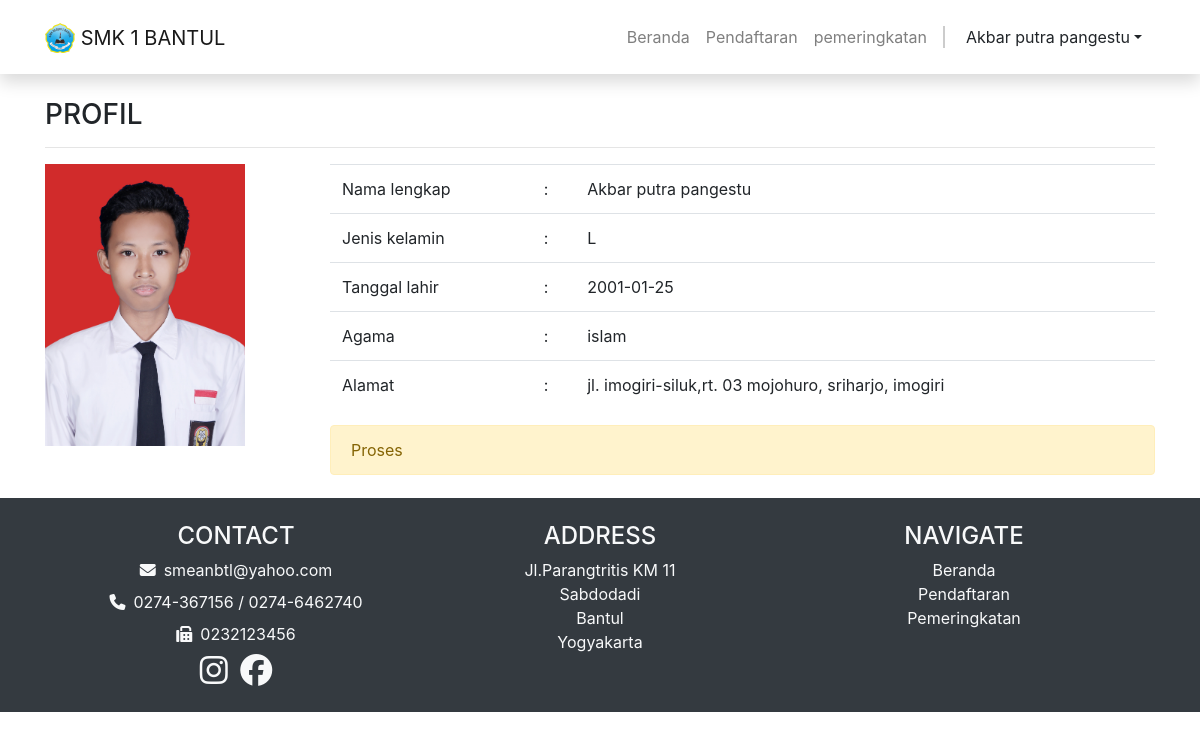
The page /views/pendaftar?profil (signed in) on the database its author committed.
### tables this page shows
CREATE TABLE `pendaftar` (
  `no_pendf` int(11) NOT NULL,
  `id` int(11) NOT NULL,
  `nama` varchar(25) NOT NULL,
  `kelamin` enum('L','P') NOT NULL,
  `tgl_lhr` date NOT NULL,
  `agama` varchar(10) NOT NULL,
  `alamat` text NOT NULL,
  `id_berkas` int(11) NOT NULL,
  `id_nilai` int(11) NOT NULL,
  `status` int(1) NOT NULL
);

CREATE TABLE `berkas` (
  `id_berkas` int(11) NOT NULL,
  `foto` varchar(255) NOT NULL,
  `kk` varchar(255) NOT NULL,
  `akta_lahir` varchar(255) NOT NULL,
  `ijazah` varchar(255) NOT NULL,
  `nilai_rapor` int(5) NOT NULL
);

### views/pendaftar/profile.php (the view)
<div class="container mt-4">
    <h3>PROFIL</h3>
    <hr>
    <?php
        include "../../controller/connect.php";
        $query = mysqli_query($connect, "SELECT * FROM pendaftar p JOIN berkas b ON b.id_berkas=p.id_berkas");
        $data = mysqli_fetch_assoc($query);
    ?>
    <div class="row">
        <div class="col-3">
            <img src="../../berkas/<?= $data['foto'] ?>" alt="" width="200">
        </div>
        <div class="col">
            <table class="table">
                <tr>
                    <td>Nama lengkap</td>
                    <td>:</td>
                    <td><?= $data['nama'] ?></td>
                </tr>
                <tr>
                    <td>Jenis kelamin</td>
                    <td>:</td>
                    <td><?= $data['kelamin'] ?></td>
                </tr>
                <tr>
                    <td>Tanggal lahir</td>
                    <td>:</td>
                    <td><?= $data['tgl_lhr'] ?></td>
                </tr>
                <tr>
                    <td>Agama</td>
                    <td>:</td>
                    <td><?= $data['agama'] ?></td>
                </tr>
                <tr>
                    <td>Alamat</td>
                    <td>:</td>
                    <td><?= $data['alamat'] ?></td>
                </tr>
            </table>
            <?php
                if ($data['status'] == '0') {
                    echo "<div class='alert alert-warning' role='alert'>Proses</div>";
                } else {
                    echo "<div class='alert alert-warning' role='alert'>Terdaftar</div>";
                }
            ?>
        </div>
    </div>
</div>

### views/pendaftar/index.php (shortened to what this page needs)
<?php
    include "../../controller/connect.php";
?>
<!DOCTYPE html>
<html lang="en">
<head>
    <link rel="stylesheet" href="../../assets/css/bootstrap.css">
    <link rel="stylesheet" href="../../assets/css/all.css">
</head>
<body>
    <nav class="navbar navbar-expand-lg navbar-light bg-white p-3 shadow" style="width:100%">
        <div class="container">
            <a class="navbar-brand" href="https://smkn1bantul.sch.id">
                <img src="../../assets/img/logo.png" width="30" height="30" alt="logosmk">
                <span class="align-middle">SMK 1 BANTUL</span>
            </a>
            <div class="collapse navbar-collapse" id="navbarNav">
                <ul class="navbar-nav ml-auto">
                    <li class="nav-item">
                        <a class="nav-link" href="?beranda">Beranda</a>
                    </li>
                    <li class="nav-item">
                        <a class="nav-link" href="?pendaftaran">Pendaftaran</a>
                    </li>
                    <li class="nav-item">
                        <a class="nav-link" href="?daftarsiswa">pemeringkatan</a>
                    </li>
                </ul>
            </div>
            <hr class="mx-2 m-0" style="height:20px; border: 1px solid rgba(0, 0, 0, 0.2)">
            <div class="dropdown">
                <a class="btn btn-white dropdown-toggle" href="" role="button" data-toggle="dropdown"><?= $_SESSION['nama'] ?></a>
            </div>
        </div>
    </nav>
    <main role="main" style="min-height:400px">
        <?php
        if(isset($_GET['beranda'])) {
            include "beranda.php";
        } elseif(isset($_GET['profil'])) {
            include "profile.php";
        } else {
            include "beranda.php";
        }
        ?>
    </main>
    <footer class="bg-dark">
        <div class="container text-light">
            <div class="row p-4">
                <div class="col text-center">
                    <h4>CONTACT</h4>
                    <div>
                        <p class="m-2"><i class="fa fa-envelope mr-2"></i>smeanbtl@yahoo.com</p>
                        <p class="m-2"><i class="fa fa-phone mr-2"></i>0274-367156 / 0274-6462740</p>
                        <p class="m-2"><i class="fa fa-fax mr-2"></i>0232123456</p>
                    </div>
                    <div>
                        <a href="https://www.instagram.com/smkn1bantul/" class="text-light mx-1"><i
                                class="fab fa-instagram fa-2x"></i></a>
                        <a href="https://facebook.com" class="text-light mx-1"><i class="fab fa-facebook fa-2x"></i></a>
                    </div>
                </div>
                <div class="col text-center">
                    <h4>ADDRESS</h4>
                    <p>Jl.Parangtritis KM 11<br>Sabdodadi<br>Bantul<br>Yogyakarta</p>
                </div>
                <div class="col text-center">
                    <h4>NAVIGATE</h4>
                    <ul class="list-unstyled">
                        <li><a href="?beranda" class="text-light">Beranda</a></li>
                        <li><a href="?pendaftaran" class="text-light">Pendaftaran</a></li>
                        <li><a href="?daftarsiswa" class="text-light">Pemeringkatan</a></li>
                    </ul>
                </div>
            </div>
        </div>
    </footer>
</body>
</html>

### rows shown on the page
pendaftar: id_berkas.foto (picture), nama "Akbar putra pangestu", kelamin "L", tgl_lhr "2001-01-25", agama "islam", alamat "jl. imogiri-siluk,rt. 03 mojohuro, sriharjo, imogiri"

### other values the page prints
$_SESSION['nama'] "Akbar putra pangestu"
